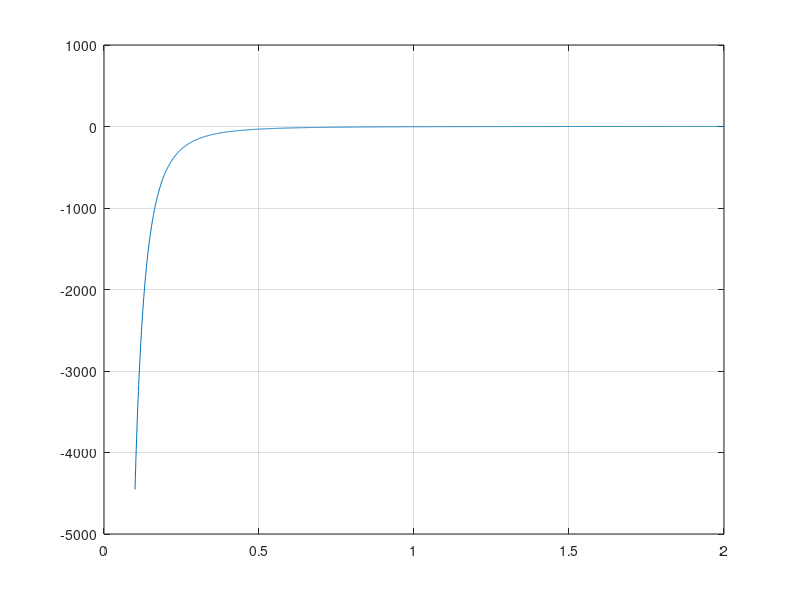

The MATLAB script that drew this image:
clc;
clear all;
close all;

g = 9.81;
q = 20;

y = 0.1:0.001:2;

b = 3+y;
disp('b');
disp(b);
ac = 3.*y+(y.^2/2);
disp('ac');
disp(ac);
f = 1 - ((q^2).*b./(g*ac.^3));
disp('func');
disp(f);
plot(y,f);
grid on;
